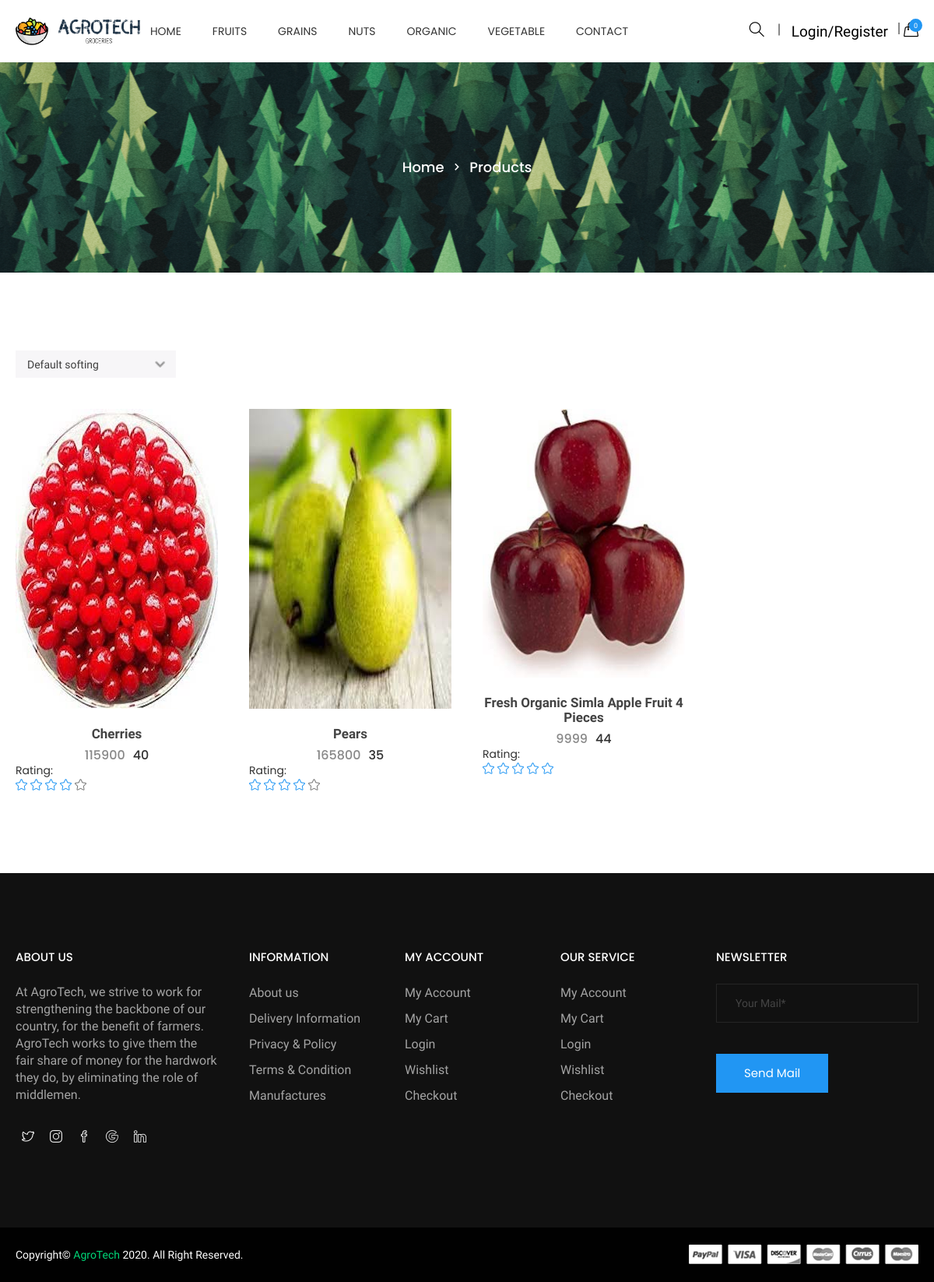
The page /categories.php?id=1&sub_categories=1 on the database its author committed.
### tables this page shows
CREATE TABLE `categories` (
  `id` int NOT NULL,
  `categories` varchar(255) NOT NULL,
  `status` tinyint NOT NULL
);

CREATE TABLE `product` (
  `id` int NOT NULL,
  `categories_id` int NOT NULL,
  `sub_categories_id` int NOT NULL,
  `name` varchar(255) NOT NULL,
  `mrp` float NOT NULL,
  `price` float NOT NULL,
  `qty` int NOT NULL,
  `image` varchar(255) NOT NULL,
  `short_desc` varchar(2000) NOT NULL,
  `description` text NOT NULL,
  `best_seller` int NOT NULL,
  `meta_title` varchar(2000) NOT NULL,
  `meta_desc` varchar(2000) NOT NULL,
  `meta_keyword` varchar(2000) NOT NULL,
  `added_by` int NOT NULL,
  `status` tinyint NOT NULL,
  `Rating` int NOT NULL
);

### add_to_cart.inc.php (called while the page is built, shortened)
<?php
class add_to_cart{
	function totalProduct(){
		if(isset($_SESSION['cart'])){
			return count($_SESSION['cart']);
		}else{
			return 0;
		}
	}
}
?>

### functions.inc.php (called while the page is built, shortened)
<?php
function get_product($con,$limit='',$cat_id='',$product_id='',$search_str='',$sort_order='',$is_best_seller='',$sub_categories=''){
	$sql="select product.*,categories.categories from product,categories where product.status=1 ";
	if($cat_id!=''){
		$sql.=" and product.categories_id=$cat_id ";
	}
	if($sub_categories!=''){
		$sql.=" and product.sub_categories_id=$sub_categories ";
	}
	$sql.=" and product.categories_id=categories.id ";
	if($sort_order!=''){
		$sql.=$sort_order;
	}else{
		$sql.=" order by product.id desc ";
	}
	$res=mysqli_query($con,$sql);
	$data=array();
	while($row=mysqli_fetch_assoc($res)){
		$data[]=$row;
	}
	return $data;
}
?>

### top.php (the view, shortened to what this page needs)
<?php
require('connection.inc.php');
require('functions.inc.php');
require('add_to_cart.inc.php');
$cat_res=mysqli_query($con,"select * from categories where status=1 order by categories asc");
$cat_arr=array();
while($row=mysqli_fetch_assoc($cat_res)){
	$cat_arr[]=$row;
}
$obj=new add_to_cart();
$totalProduct=$obj->totalProduct();
?>
<!doctype html>
<html class="no-js" lang="en">
<head>
    <link rel="stylesheet" href="css/bootstrap.min.css">
    <link rel="stylesheet" href="css/owl.carousel.min.css">
    <link rel="stylesheet" href="css/owl.theme.default.min.css">
    <link rel="stylesheet" href="css/core.css">
    <link rel="stylesheet" href="css/shortcode/shortcodes.css">
    <link rel="stylesheet" href="style.css">
    <link rel="stylesheet" href="css/responsive.css">
    <link rel="stylesheet" href="css/custom.css">
</head>
<body>
    <div class="wrapper">
        <header id="htc__header" class="htc__header__area header--one">
            <div id="sticky-header-with-topbar" class="mainmenu__wrap sticky__header">
                <div class="container">
                    <div class="row">
                        <div class="menumenu__container clearfix">
                            <div class="col-lg-2 col-md-2 col-sm-3 col-xs-5">
                                <div class="logo">
                                     <a href="index.php"><img src="images/logo/4.png" alt="logo images"></a>
                                </div>
                            </div>
                            <div class="col-md-7 col-lg-6 col-sm-5 col-xs-3">
                                <nav class="main__menu__nav hidden-xs hidden-sm">
                                    <ul class="main__menu">
                                        <li class="drop"><a href="index.php">Home</a></li>
                                        <?php
										foreach($cat_arr as $list){
											?>
											<li class="drop"><a href="categories.php?id=<?php echo $list['id']?>"><?php echo $list['categories']?></a>
											</li>
											<?php
										}
										?>
                                        <li><a href="contact.php">contact</a></li>
                                    </ul>
                                </nav>
                            </div>
                            <div class="col-md-3 col-lg-4 col-sm-4 col-xs-4">
                                <div class="header__right">
									<?php
									$class="mr15";
									?>
									<div class="header__search search search__open <?php echo $class?>">
                                        <a href="#" onclick="focusearch()"><i class="icon-magnifier icons"></i></a>
                                    </div>
                                    <div class="header__account">
										<?php if(isset($_SESSION['USER_LOGIN'])){
											?>
											<nav class="navbar navbar-expand-lg navbar-light bg-light">
											   <button class="navbar-toggler" type="button" data-toggle="collapse" data-target="#navbarSupportedContent" aria-controls="navbarSupportedContent" aria-expanded="false" aria-label="Toggle navigation">
												<span class="navbar-toggler-icon"></span>
											  </button>
											  <div class="collapse navbar-collapse" id="navbarSupportedContent">
												<ul class="navbar-nav mr-auto">
												  <li class="nav-item dropdown">
													<a class="nav-link dropdown-toggle" href="#" id="navbarDropdown" role="button" data-toggle="dropdown" aria-haspopup="true" aria-expanded="false">
													  Hi <?php echo $_SESSION['USER_NAME']?>
													</a>
													<div class="dropdown-menu" aria-labelledby="navbarDropdown">
													  <a class="dropdown-item" href="my_order.php">Order</a>
													  <a class="dropdown-item" href="profile.php">Profile</a>
													  <div class="dropdown-divider"></div>
													  <a class="dropdown-item" href="logout.php">Logout</a>
													</div>
												  </li>
												</ul>
											  </div>
											</nav>
											<?php
										}else{
											echo '<a href="login.php" id="onchange" class="mr15">Login/Register</a>';
										}
										?>
                                    </div>
                                    <div class="htc__shopping__cart">
										<a class="cart__menu" href="#"><i class="icon-handbag icons"></i></a>
                                        <a href="cart.php"><span class="htc__qua"><?php echo $totalProduct?></span></a>
                                    </div>
                                </div>
                            </div>
                        </div>
                    </div>
                </div>
            </div>
        </header>

### categories.php (shortened to what this page needs)
<?php
require('top.php');
	?>
	<?php
$cat_id=mysqli_real_escape_string($con,$_GET['id']);
$sub_categories='';
if(isset($_GET['sub_categories'])){
	$sub_categories=mysqli_real_escape_string($con,$_GET['sub_categories']);
}
$sort_order="";
if($cat_id>0 && ($sub_categories!='' && $sub_categories>=0)){
	$get_product=get_product($con,'',$cat_id,'','',$sort_order,'',$sub_categories);
}else{
	?>
	<script>
	window.location.href='index.php';
	</script>
	<?php
}
?>
        <div class="ht__bradcaump__area" style="background: rgba(0, 0, 0, 0) url(images/bg/4.jpg) no-repeat scroll center center / cover ;">
            <div class="ht__bradcaump__wrap">
                <div class="container">
                    <div class="row">
                        <div class="col-xs-12">
                            <div class="bradcaump__inner">
                                <nav class="bradcaump-inner">
                                  <a class="breadcrumb-item" href="index.php">Home</a>
                                  <span class="brd-separetor"><i class="zmdi zmdi-chevron-right"></i></span>
                                  <span class="breadcrumb-item active">Products</span>
                                </nav>
                            </div>
                        </div>
                    </div>
                </div>
            </div>
        </div>
        <section class="htc__product__grid bg__white ptb--100">
            <div class="container">
                <div class="row">
					<?php if(count($get_product)>0){?>
                    <div class="col-lg-12 col-md-12 col-sm-12 col-xs-12">
                        <div class="htc__product__rightidebar">
                            <div class="htc__grid__top">
                                <div class="htc__select__option">
                                    <select class="ht__select" onchange="sort_product_drop('<?php echo $cat_id?>','<?php echo $sub_categories?>','<?php echo SITE_PATH?>')" id="sort_product_id">
                                        <option value="">Default softing</option>
                                    </select>
                                </div>
                            </div>
                            <div class="row">
                                <div class="shop__grid__view__wrap">
                                    <div role="tabpanel" id="grid-view" class="single-grid-view tab-pane fade in active clearfix">
                                        <?php
										foreach($get_product as $list){
											$rating = $list['Rating'];
										?>
										<div class="col-md-4 col-lg-3 col-sm-4 col-xs-12">
											<div class="category">
												<div class="ht__cat__thumb">
													<a href="product.php?id=<?php echo $list['id']?>">
														<img src="<?php echo PRODUCT_IMAGE_SITE_PATH.$list['image']?>" alt="product images">
													</a>
												</div>
												<div class="fr__hover__info">
													<ul class="product__action">
													</ul>
												</div>
												<div class="fr__product__inner">
													<h4><a href="product.php?id=<?php echo $list['id']?>"><?php echo $list['name']?></a></h4>
													<ul class="fr__pro__prize">
														<li class="old__prize"><?php echo $list['mrp']?></li>
														<li><?php echo $list['price']?></li>
													</ul>
												</div>
												<h4>Rating: </h4>
                                        <ul class="rating">
                                <?php
                                for ($i=0; $i < $rating; $i++) {
                                    echo '<li><i class="icon-star icons"></i></li>';
                                }
                                for ($i=0; $i < 5-$rating; $i++) {
                                    echo '<li class="old"><i class="icon-star icons"></i></li>';
                                } ?>
											</div>
										</div>
										<?php } ?>
                                    </div>
							   </div>
                            </div>
                        </div>
                    </div>
					<?php } else {
						echo "Data not found";
					} ?>
				</div>
            </div>
        </section>
<?php require('footer.php')?>

### rows shown on the page
categories: categories "FRUITS"
categories: categories "GRAINS"
categories: categories "NUTS"
categories: categories "ORGANIC"
categories: categories "VEGETABLE"
product: image (picture), name "Cherries", mrp "115900", price "40", Rating 4 (drawn)
product: image (picture), name "Pears", mrp "165800", price "35", Rating 4 (drawn)
product: image (picture), name "Fresh Organic Simla Apple Fruit 4 Pieces", mrp "9999", price "44", Rating 5 (drawn)

### other values the page prints
$totalProduct "0"
